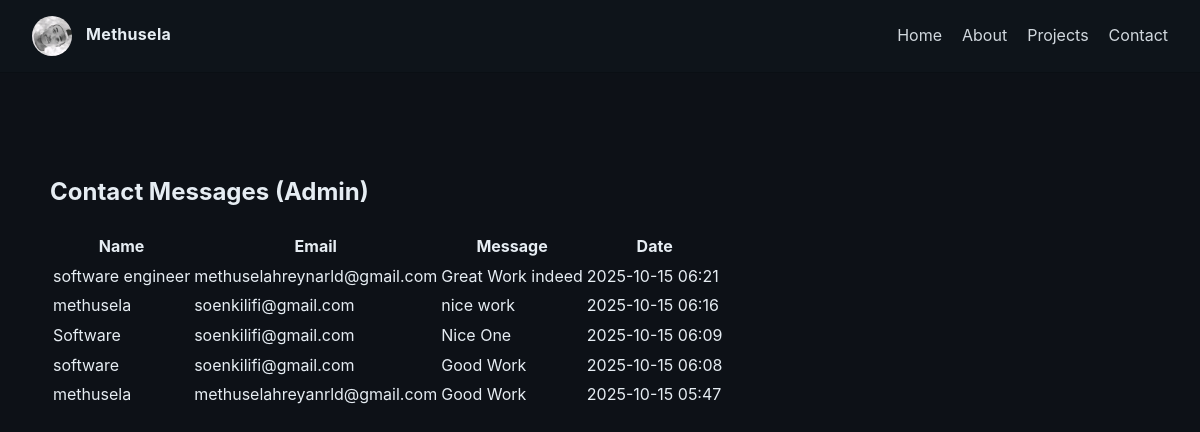
The app's page /messages/ (signed in), older data.
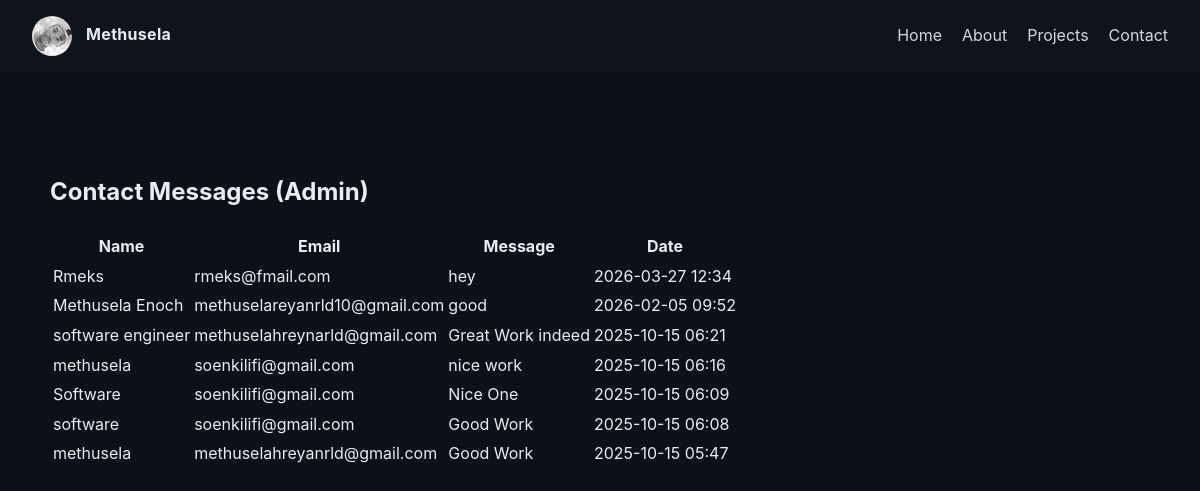
The same page, newer data.
### main/models.py (models this page shows, shortened)
class ContactMessage(models.Model):
    name = models.CharField(max_length=120)
    email = models.EmailField()
    message = models.TextField()
    created_at = models.DateTimeField(auto_now_add=True)

### main/views.py (the view)
# urls.py: path('messages/', views.contact_messages, name='contact_messages')]
def contact_messages(request):
    if not request.user.is_authenticated or not request.user.is_superuser:
        from django.http import HttpResponseForbidden
        return HttpResponseForbidden('Forbidden')
    messages_list = ContactMessage.objects.all().order_by('-created_at')
    return render(request, 'main/contact_messages.html', {'messages_list': messages_list})

### main/templates/main/contact_messages.html
{% load static %}
<!DOCTYPE html><html lang="en"><head><meta charset="utf-8"><meta name="viewport" content="width=device-width,initial-scale=1"><title>Contact Messages</title><link rel="stylesheet" href="{% static 'main/css/style.css' %}"></head><body>{% include 'main/navbar.html' %}<section class="page"><h2>Contact Messages (Admin)</h2>{% if messages_list %}<table class="admin-table"><thead><tr><th>Name</th><th>Email</th><th>Message</th><th>Date</th></tr></thead><tbody>{% for m in messages_list %}<tr><td>{{ m.name }}</td><td>{{ m.email }}</td><td>{{ m.message }}</td><td>{{ m.created_at|date:'Y-m-d H:i' }}</td></tr>{% endfor %}</tbody></table>{% else %}<p>No messages yet.</p>{% endif %}</section></body></html>

### main/templates/main/navbar.html (shortened to what this page needs)
{% load static %}
<header class="nav">
  <div class="brand">
    <a href="{% url 'home' %}">
          <img src="{% static 'main/img/profile.png' %}" alt="logo" class="nav-logo">
          <span>Methusela</span>
    </a>
  </div>
  <nav class="menu">
    <a href="{% url 'home' %}">Home</a>
    <a href="{% url 'about' %}">About</a>
    <a href="{% url 'projects' %}">Projects</a>
    <a href="{% url 'contact' %}">Contact</a>
  </nav>
</header>

### main/static/main/css/style.css (style rules this page uses)
:root { --bg: #0d1117; --panel: #11161c; --muted: #9fb0c0; --text: #e6edf3; --accent: #ed6a5a; --accent-2: #f28c6a; --ring: #ff6b4a; }
html, body { margin: 0; padding: 0; background: var(--bg); color: var(--text); font-family: Inter, system-ui, -apple-system, Segoe UI, Roboto, Ubuntu, 'Helvetica Neue', Arial, 'Noto Sans', sans-serif; line-height: 1.6; }
a { color: inherit; text-decoration: none; }
.nav { position: sticky; top: 0; z-index: 50; display: flex; align-items: center; justify-content: space-between; padding: 1rem 2rem; background: #0e141a; border-bottom: 1px solid #0a0f14; }
.nav .brand { display: flex; align-items: center; font-weight: 700; letter-spacing: 0.3px; }
.nav .brand img { width: 40px; height: 40px; border-radius: 50%; margin-right: 10px; }
.nav nav { display: flex; gap: 1.25rem; align-items: center; }
.nav nav a { opacity: 0.9; transition: color 0.3s; }
.page { max-width: 1100px; margin: 0 auto; padding: 5rem 2rem 2rem; }
.nav { display: flex; justify-content: space-between; align-items: center; padding: 1rem 2rem; background: #0e141a; border-bottom: 1px solid #0a0f14; }
.nav-logo { width: 36px; height: 36px; border-radius: 50%; margin-right: 8px; vertical-align: middle; }
.brand { display: flex; align-items: center; font-weight: 700; }
.menu { display: flex; gap: 1.25rem; }

Row changes from the older to the newer data that the page shows:
added ContactMessage: name "Rmeks", email "rmeks@fmail.com", message "hey", created_at "2026-03-27 12:34"
added ContactMessage: name "Methusela Enoch", email "methuselareyanrld10@gmail.com", message "good", created_at "2026-02-05 09:52"
